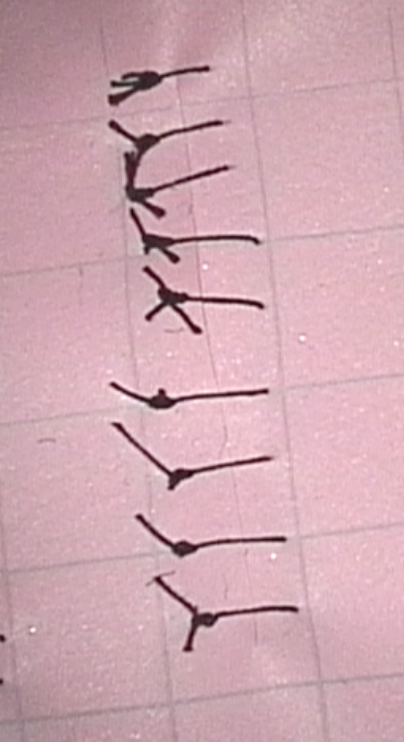
#> input picture Assignment1/data/img1.png, 404 x 742 px, found by its file name
$ python 4c_rotation.py
#> lines starting #> are read from the running program, lines starting #| are printed output that depends on the picture
import numpy as np
import cv2

#reading a sample img
img = cv2.imread("img1.png")
#> img is the input picture: shape (742, 404, 3); mean B, G, R 177.7, 167.8, 207.1

height, width = img.shape[:2]           # height(y),   width(x)
#> height = 742; width = 404

#Translation matrix M
matrix = cv2.getRotationMatrix2D((width/2,height/2), 10, 1)
# center_coord, angle, scale

#Applying translation to img.
rotated = cv2.warpAffine(img, matrix, (width, height))
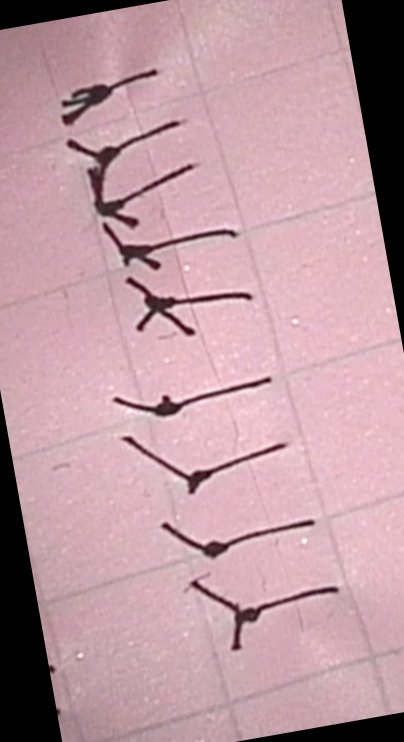
#> rotated: shape (742, 404, 3); mean B, G, R 162.6, 153.6, 189.4
# org_img, translation matrix(M), size_of_new_img(dsize)

#Displaying canvas
cv2.imshow('Original', img)
cv2.imshow('Rotated', rotated)
cv2.waitKey(10000)

$ run again, with Assignment1/data/img10.png copied over Assignment1/data/img1.png
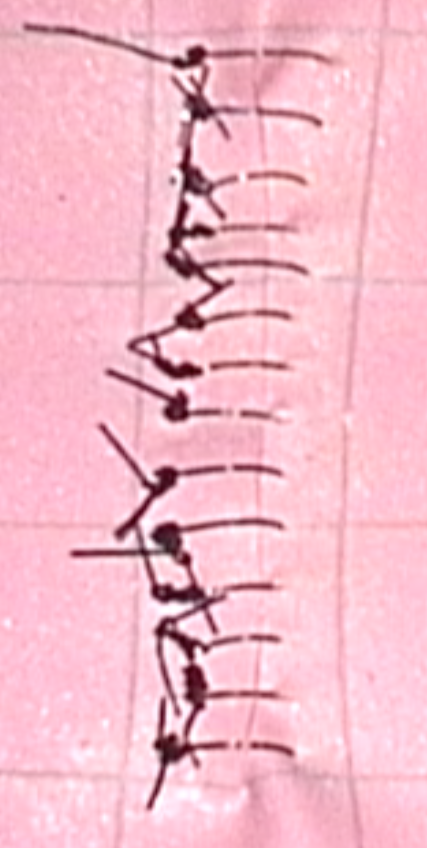
#> input picture Assignment1/data/img10.png, 427 x 848 px, found by its file name
#> img is the input picture: shape (848, 427, 3); mean B, G, R 200.9, 185.7, 242.7
#> `rotated = cv2.warpAffine(img, matrix, (width, height))`:
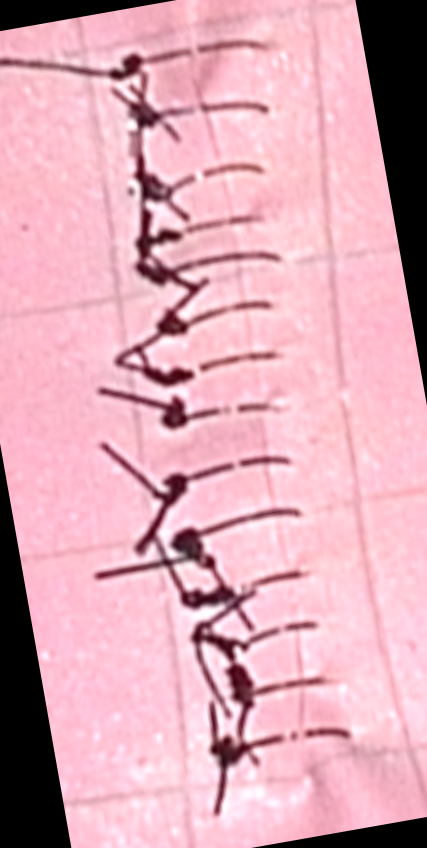
#> rotated: shape (848, 427, 3); mean B, G, R 181.2, 167.6, 218.8

$ run again, with Assignment1/data/img2.png copied over Assignment1/data/img1.png
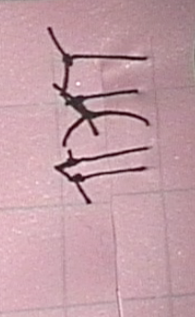
#> input picture Assignment1/data/img2.png, 195 x 317 px, found by its file name
#> img is the input picture: shape (317, 195, 3); mean B, G, R 165.8, 157.5, 195
#> `rotated = cv2.warpAffine(img, matrix, (width, height))`:
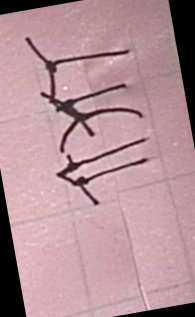
#> rotated: shape (317, 195, 3); mean B, G, R 152, 144.3, 178.7

$ run again, with Assignment1/data/img3.png copied over Assignment1/data/img1.png
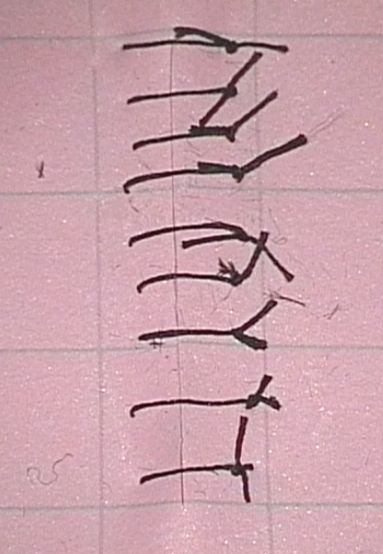
#> input picture Assignment1/data/img3.png, 383 x 554 px, found by its file name
#> img is the input picture: shape (554, 383, 3); mean B, G, R 170.8, 161.3, 201.5
#> `rotated = cv2.warpAffine(img, matrix, (width, height))`:
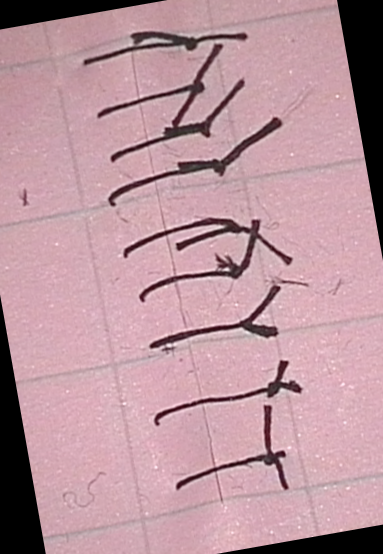
#> rotated: shape (554, 383, 3); mean B, G, R 157.4, 148.6, 185.5
